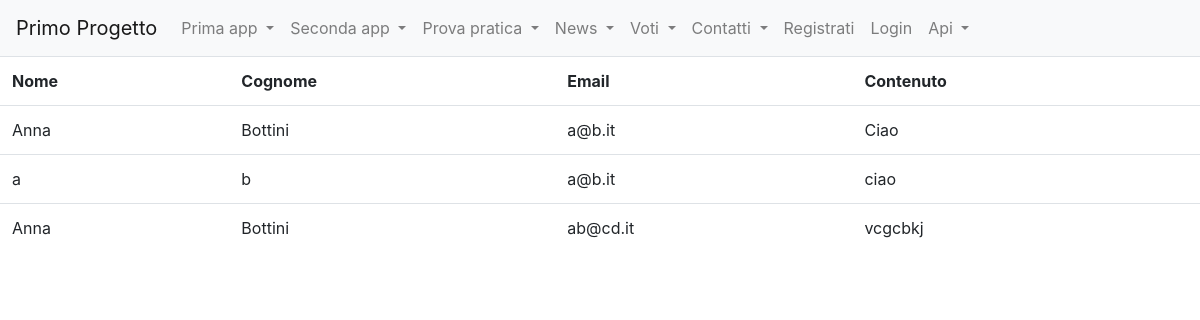
The page /forms_app/lista_contatti/ on the database its author committed.
### forms_app/models.py (models this page shows)
class Contatto(models.Model):
    nome = models.CharField(max_length=100)
    cognome = models.CharField(max_length=100)
    email = models.EmailField(max_length=200)
    contenuto = models.TextField()
    class Meta:
        verbose_name = 'Contatto'
        verbose_name_plural = 'Contatti'

### forms_app/views.py (the view)
# urls.py: path('lista_contatti/', lista_contatti, name="lista_contatti"),
def lista_contatti(request):
    contatti = Contatto.objects.all()
    context = {
        "contatti" : contatti
    }
    return render(request, "forms_app/lista_contatti.html", context)

### forms_app/templates/forms_app/lista_contatti.html (shortened to what this page needs)
{% extends 'base.html' %}
{% load crispy_forms_tags %}
{% block content %}
<table class="table">
    <tr>
        <th> Nome </th>
        <th> Cognome </th>
        <th> Email </th>
        <th> Contenuto </th>
    </tr>
    {% for contatto in contatti %}
        <tr>
            <td>{{contatto.nome}}</td>
            <td>{{contatto.cognome}}</td>
            <td>{{contatto.email}}</td>
            <td>{{contatto.contenuto}}</td>
        </tr>
    {% endfor %}
</table>
{% endblock content %}

### rows shown on the page
Contatto: nome "Anna", cognome "Bottini", email "a@b.it", contenuto "Ciao"
Contatto: nome "a", cognome "b", email "a@b.it", contenuto "ciao"
Contatto: nome "Anna", cognome "Bottini", email "ab@cd.it", contenuto "vcgcbkj"
